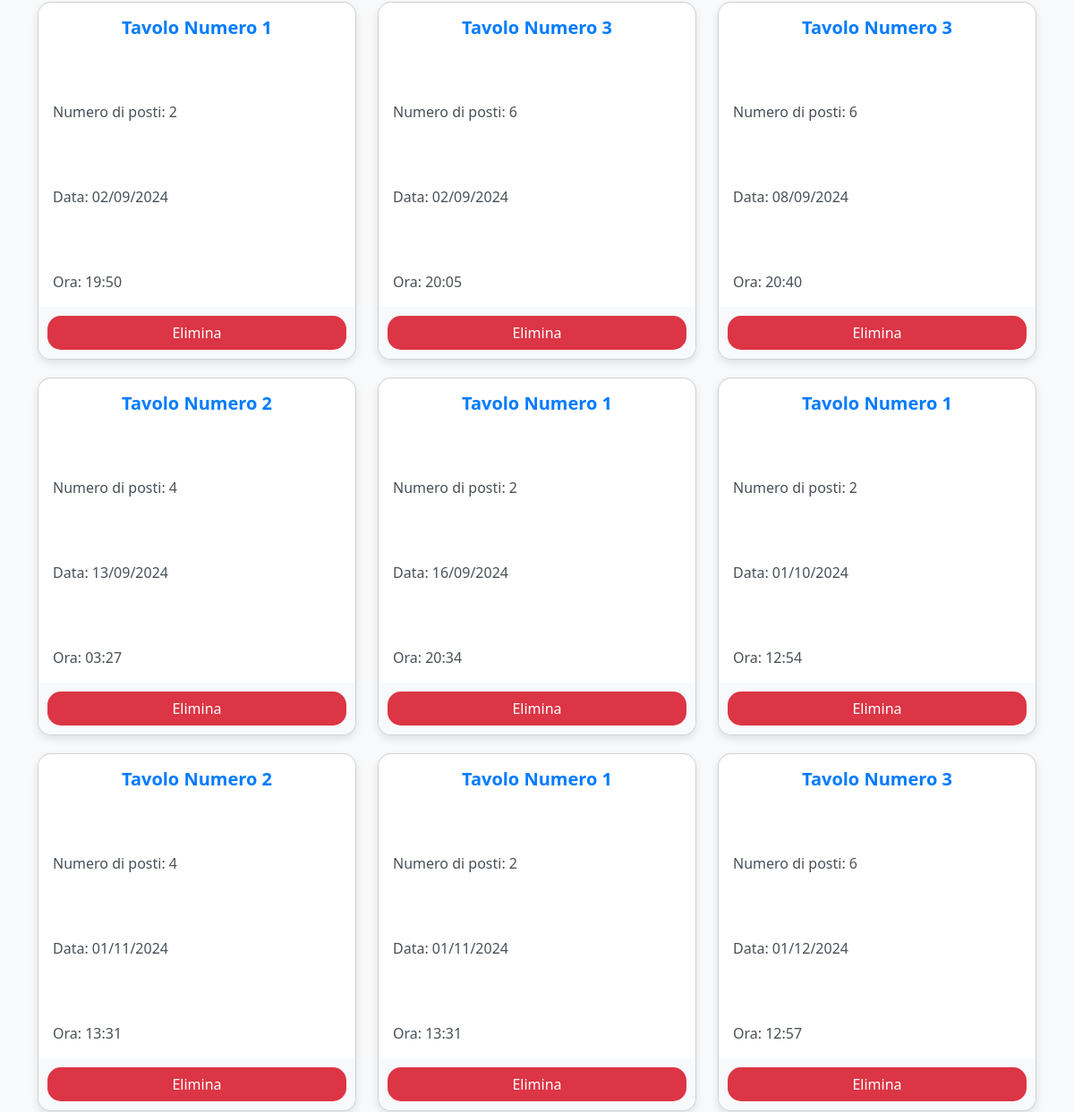
Before: /core/area_personale (signed in, middle part) with the older database file.
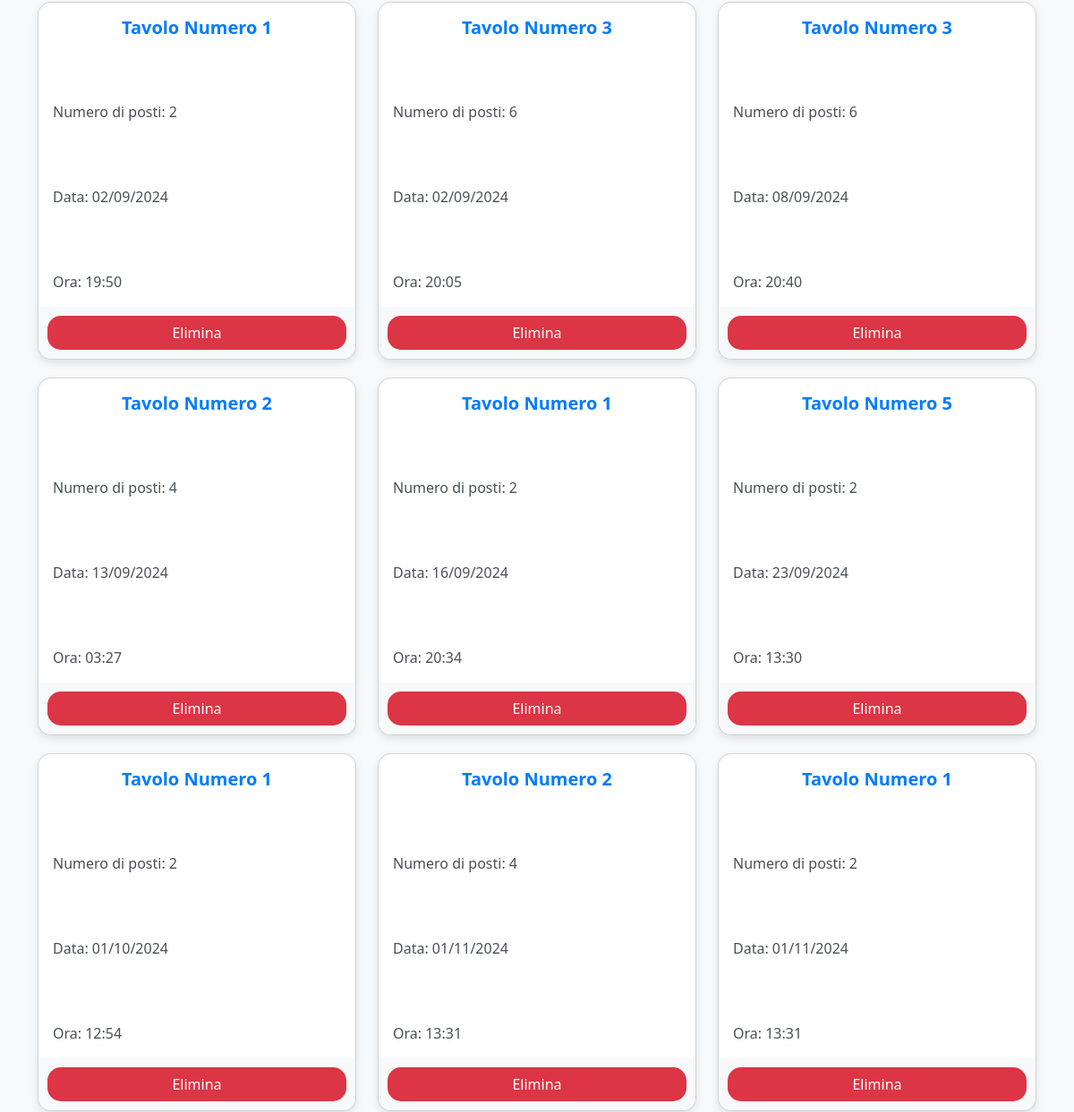
After: the same page with the newer database file.
### core/models.py (models this page shows, shortened)
class TavoloBooking(models.Model):
    user = models.ForeignKey(User, on_delete=models.CASCADE)
    tavolo = models.ForeignKey(Tavolo, on_delete=models.CASCADE)
    data = models.DateField()
    orario_arrivo = models.TimeField()
    tipo_pasto = models.CharField(choices=[('pranzo', 'Pranzo'), ('cena', 'Cena')], max_length=15)
    numero_persone = models.IntegerField()
    numero_telefono = models.CharField(max_length=15)
    email = models.EmailField(max_length=254)
    note = models.TextField(blank=True)
    class Meta:
        verbose_name = "Prenotazione Tavolo"
        verbose_name_plural = "Prenotazioni Tavoli"
        ordering = ['data']  # Ordina le prenotazioni per data in modo crescente

class Tavolo(models.Model):
    numero = models.IntegerField(unique=True)
    posti = models.IntegerField()
    class Meta:
        verbose_name = "Tavolo"
        verbose_name_plural = "Tavoli"

### core/views.py (the view)
# urls.py: path('area_personale',views.area_personale, name='area_personale'),
@login_required
def area_personale(request):
    prenotazioni_camere = RoomBooking.objects.filter(user=request.user)
    prenotazioni_tavoli = TavoloBooking.objects.filter(user=request.user)
    recensioni = Recensione.objects.filter(user=request.user)
    context = {
        'prenotazioni_camere': prenotazioni_camere,
        'prenotazioni_tavoli': prenotazioni_tavoli,
        'recensioni': recensioni,
    }
    return render(request, 'core/area_personale.html', context)

### core/templates/core/area_personale.html (shortened to what this page needs)
<!doctype html>
<html lang="it">
  <head>
    <link href="https://cdn.jsdelivr.net/npm/bootstrap@5.3.3/dist/css/bootstrap.min.css" rel="stylesheet">
  </head>
  <body>
    <div class="container my-5">
      <div class="row">
        {% for prenotazione in prenotazioni_tavoli %}
          <div class="col-md-4">
            <div class="card">
              <div class="card-body">
                <h5 class="card-title">Tavolo Numero {{ prenotazione.tavolo.numero }}</h5>
                <p class="card-text">Numero di posti: {{ prenotazione.tavolo.posti }}</p>
                <p class="card-text">Data: {{ prenotazione.data|date:"d/m/Y" }}</p>
                <p class="card-text">Ora: {{ prenotazione.orario_arrivo|date:"H:i" }}</p>
              </div>
              <div class="card-footer">
                <form method="POST" action="{% url 'elimina_prenotazione_tavolo' prenotazione.id %}">
                  <button type="submit" class="btn delete-btn" onclick="return confirm('Sei sicuro di voler eliminare questa prenotazione?');">Elimina</button>
                </form>
              </div>
            </div>
          </div>
        {% endfor %}
      </div>
    </div>
  </body>
</html>

Changed rows visible on the page:
no longer on this page (row unchanged): TavoloBooking: tavolo.numero "3", tavolo.posti "6", data "01/12/2024", orario_arrivo "12:57"
added TavoloBooking: tavolo.numero "5", tavolo.posti "2", data "23/09/2024", orario_arrivo "13:30"
